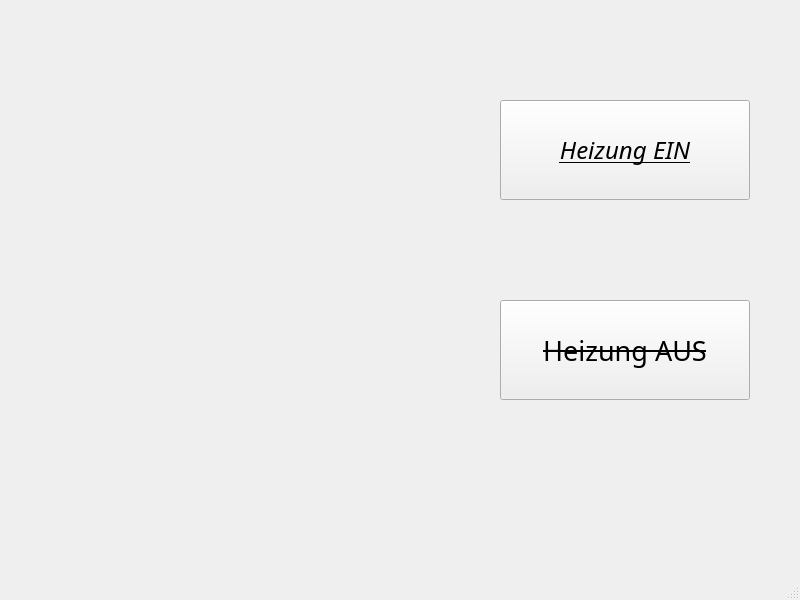
<?xml version="1.0" encoding="UTF-8"?>
<ui version="4.0">
 <class>MainWindow</class>
 <widget class="QMainWindow" name="MainWindow">
  <property name="geometry">
   <rect>
    <x>0</x>
    <y>0</y>
    <width>800</width>
    <height>600</height>
   </rect>
  </property>
  <property name="windowTitle">
   <string>MainWindow</string>
  </property>
  <widget class="QWidget" name="centralwidget">
   <widget class="QLabel" name="label">
    <property name="geometry">
     <rect>
      <x>50</x>
      <y>50</y>
      <width>400</width>
      <height>400</height>
     </rect>
    </property>
    <property name="layoutDirection">
     <enum>Qt::LeftToRight</enum>
    </property>
    <property name="autoFillBackground">
     <bool>false</bool>
    </property>
    <property name="styleSheet">
     <string notr="true"/>
    </property>
    <property name="text">
     <string/>
    </property>
    <property name="pixmap">
     <pixmap>Icons/Heizung1_gruen.png</pixmap>
    </property>
    <property name="scaledContents">
     <bool>true</bool>
    </property>
   </widget>
   <widget class="QPushButton" name="heizungEIN">
    <property name="geometry">
     <rect>
      <x>500</x>
      <y>100</y>
      <width>250</width>
      <height>100</height>
     </rect>
    </property>
    <property name="font">
     <font>
      <family>Siemens Sans Black</family>
      <pointsize>18</pointsize>
      <italic>true</italic>
      <underline>true</underline>
     </font>
    </property>
    <property name="cursor">
     <cursorShape>ArrowCursor</cursorShape>
    </property>
    <property name="mouseTracking">
     <bool>false</bool>
    </property>
    <property name="text">
     <string>Heizung EIN</string>
    </property>
    <property name="autoDefault">
     <bool>false</bool>
    </property>
    <property name="default">
     <bool>false</bool>
    </property>
    <property name="flat">
     <bool>false</bool>
    </property>
   </widget>
   <widget class="QPushButton" name="heizungAUS">
    <property name="geometry">
     <rect>
      <x>500</x>
      <y>300</y>
      <width>250</width>
      <height>100</height>
     </rect>
    </property>
    <property name="font">
     <font>
      <family>Siemens Slab</family>
      <pointsize>20</pointsize>
      <strikeout>true</strikeout>
     </font>
    </property>
    <property name="cursor">
     <cursorShape>PointingHandCursor</cursorShape>
    </property>
    <property name="text">
     <string>Heizung AUS</string>
    </property>
   </widget>
  </widget>
  <widget class="QMenuBar" name="menubar">
   <property name="geometry">
    <rect>
     <x>0</x>
     <y>0</y>
     <width>800</width>
     <height>26</height>
    </rect>
   </property>
  </widget>
  <widget class="QStatusBar" name="statusbar"/>
 </widget>
 <resources/>
 <connections/>
</ui>
